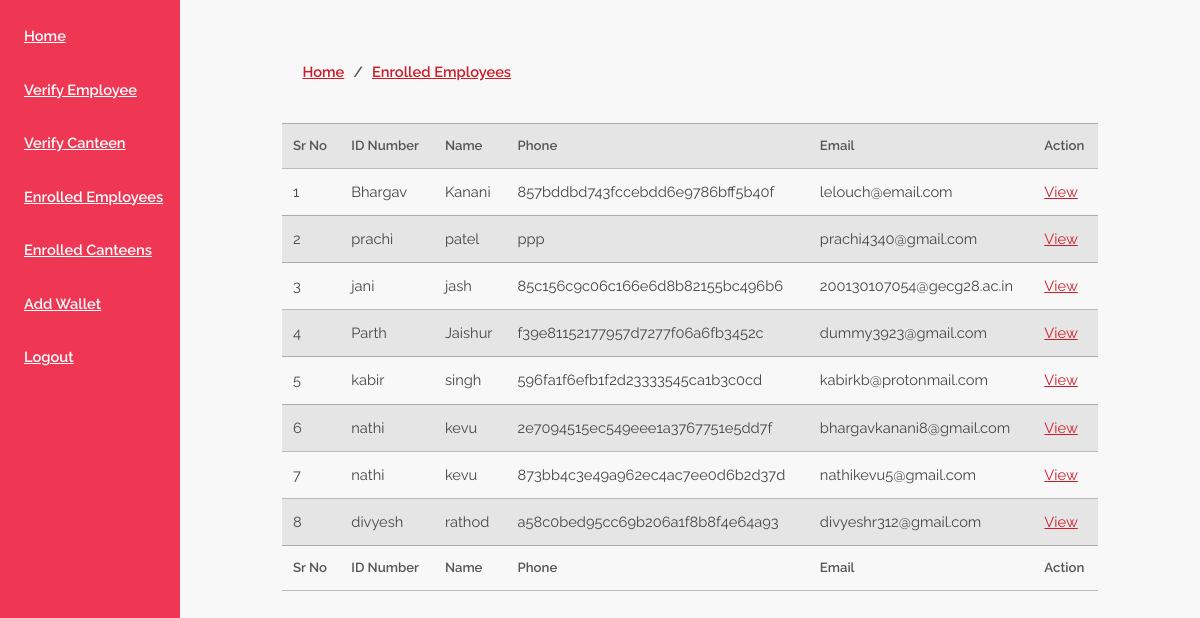
The page /enrolled_emp.php (signed in) on the database its author committed.
### tables this page shows
CREATE TABLE `users` (
  `id` int(11) NOT NULL,
  `first_name` text NOT NULL,
  `last_name` text NOT NULL,
  `phone` text NOT NULL,
  `email` varchar(50) NOT NULL,
  `password` text DEFAULT NULL,
  `emp_desg` text NOT NULL,
  `emp_id_card_no` text NOT NULL,
  `gender` text NOT NULL,
  `status` varchar(50) NOT NULL DEFAULT 'pending',
  `payment_status` varchar(30) NOT NULL DEFAULT 'unsend'
);

### enrolled_emp.php (the view, shortened to what this page needs)
<link rel="stylesheet" type="text/css" href="css/style.css">
<?php include('header.php'); ?>
<?php
	$admin = mysqli_query($conn,"SELECT * FROM admin WHERE id='{$_SESSION['admin_id']}'");
	$emp = mysqli_query($conn,"SELECT * FROM users WHERE status = 'allowed'");
	if (mysqli_num_rows($admin)>0)
       {
            echo "
            	<div class='sidebar'>
	            	<label><a href='home.php'>Home</a></label>
	            	<label><a href='verify_cred.php'>Verify Employee</a></label>
	            	<label><a href='verify_cred_cand.php'>Verify Canteen</a></label>
	            	<label><a href='enrolled_emp.php'>Enrolled Employees</a></label>
	            	<label><a href='enrolled_can.php'>Enrolled Canteens</a></label>
	            	<label><a href='wallet.php'>Add Wallet</a></label>
	            	<label><a href='logout.php'>Logout</a></label>
	            </div>
	            <div class='bread_crumb'>
	            	<label><a href='home.php' class='a_left'>Home</a>/<a href='enrolled_emp.php' class='a_right'>Enrolled Employees</a></label>
	            </div>
	            <div class='allow_listing'>
					<table>
						<tr>
							<th>Sr No</th>
							<th>ID Number</th>
							<th>Name</th>
							<th>Phone</th>
							<th>Email</th>
							<th>Action</th>
						</tr>
					";
					$i=1;
					while ($emp_row = mysqli_fetch_row($emp))
					{
						echo '
								<tr>
									<td>'.$i.'</td>
									<td>'.$emp_row['1'].'</td>
									<td>'.$emp_row['2'].'</td>
									<td>'.$emp_row['5'].'</td>
									<td>'.$emp_row['4'].'</td>
									<td><a href="enrolled_emp_details.php?id='. $emp_row['0'] .'">View</a></td>
								</tr>
							';
						$i++;
					}
					echo "
							<tr>
								<th>Sr No</th>
								<th>ID Number</th>
								<th>Name</th>
								<th>Phone</th>
								<th>Email</th>
								<th>Action</th>
							</tr>
						</table>
				</div>
					";
        }
?>

### header.php (shortened to what this page needs)
<link rel="stylesheet" href="css/style.css" />
<link rel="stylesheet" href="https://cdnjs.cloudflare.com/ajax/libs/font-awesome/4.7.0/css/font-awesome.min.css">

### rows shown on the page
users: first_name "Bhargav", last_name "Kanani", password "857bddbd743fccebdd6e9786bff5b40f", email "lelouch@email.com"
users: first_name "prachi", last_name "patel", password "ppp", email "prachi4340@gmail.com"
users: first_name "jani", last_name "jash", password "85c156c9c06c166e6d8b82155bc496b6", email "200130107054@gecg28.ac.in"
users: first_name "Parth", last_name "Jaishur", password "f39e81152177957d7277f06a6fb3452c", email "dummy3923@gmail.com"
users: first_name "kabir", last_name "singh", password "596fa1f6efb1f2d23333545ca1b3c0cd", email "kabirkb@protonmail.com"
users: first_name "nathi", last_name "kevu", password "2e7094515ec549eee1a3767751e5dd7f", email "bhargavkanani8@gmail.com"
users: first_name "nathi", last_name "kevu", password "873bb4c3e49a962ec4ac7ee0d6b2d37d", email "nathikevu5@gmail.com"
users: first_name "divyesh", last_name "rathod", password "a58c0bed95cc69b206a1f8b8f4e64a93", email "divyeshr312@gmail.com"
